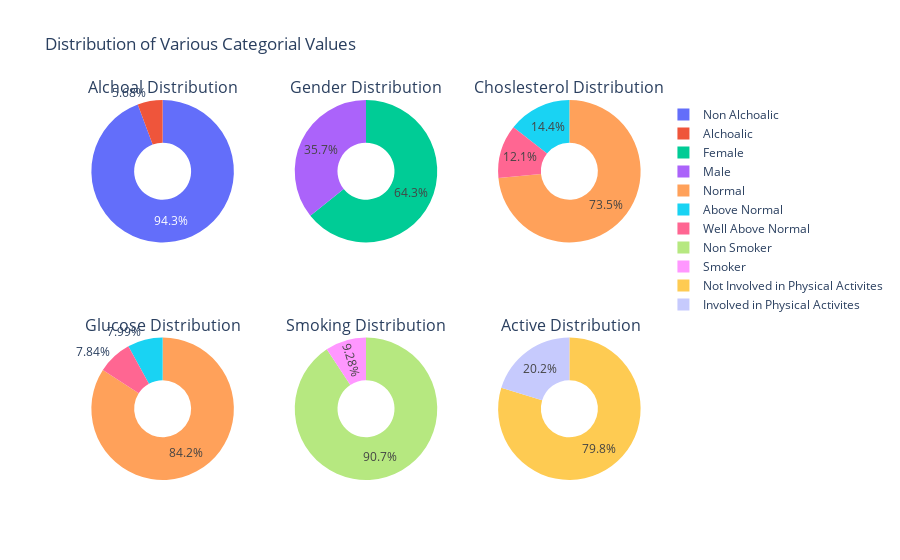

Notebook cell for this chart:
### Code cell
import plotly.graph_objects as go
from plotly.subplots import make_subplots

fig = make_subplots(rows=2, cols=3,subplot_titles=("Alchoal Distribution", "Gender Distribution", "Choslesterol Distribution", "Glucose Distribution", "Smoking Distribution", " Active Distribution"),
                    specs=[[{'type':'domain'}, {'type':'domain'}, {'type':'domain'}], [{'type':'domain'}, {'type':'domain'}, {'type':'domain'}]])

fig.add_trace(go.Pie(labels=['Non Alchoalic', 'Alchoalic'],values= DFcardio['alco'].value_counts().values, name = 'Alchoal Status'), 1, 1)
fig.add_trace(go.Pie(labels=['Female', 'Male'],values= DFcardio['gender'].value_counts().values, name = 'Gender Status'), 1, 2)

fig.add_trace(go.Pie(labels=['Normal', 'Above Normal', 'Well Above Normal'],values= DFcardio['cholesterol'].value_counts().values, name = 'Cholesterol Level Status'), 1, 3)
fig.add_trace(go.Pie(labels=['Normal', 'Above Normal', 'Well Above Normal'],values= DFcardio['gluc'].value_counts().values, name = 'Glucose Level Status'), 2, 1)

fig.add_trace(go.Pie(labels=['Non Smoker', 'Smoker'],values= DFcardio['smoke'].value_counts().values, name = 'Smoking Status'), 2, 2)
fig.add_trace(go.Pie(labels=['Not Involved in Physical Activites', 'Involved in Physical Activites'],values= DFcardio['active'].value_counts().values, name = 'Fitness Status'), 2, 3)

fig.update_traces(hole=.4,)
fig.update_layout(title_text="Distribution of Various Categorial Values")

fig.show()

### Figure 1 — Plotly figure (JSON) as saved in the notebook; plotly's stock layout.template omitted (floating-point values rounded to 4 significant figures)
{"data": [{"domain": {"x": [0, 0.2889], "y": [0.625, 1]}, "hole": 0.4, "labels": ["Non Alchoalic", "Alchoalic"], "name": "Alchoal Status", "type": "pie", "values": [62428, 3756]}, {"domain": {"x": [0.3556, 0.6444], "y": [0.625, 1]}, "hole": 0.4, "labels": ["Female", "Male"], "name": "Gender Status", "type": "pie", "values": [42541, 23643]}, {"domain": {"x": [0.7111, 1], "y": [0.625, 1]}, "hole": 0.4, "labels": ["Normal", "Above Normal", "Well Above Normal"], "name": "Cholesterol Level Status", "type": "pie", "values": [48652, 9518, 8014]}, {"domain": {"x": [0, 0.2889], "y": [0, 0.375]}, "hole": 0.4, "labels": ["Normal", "Above Normal", "Well Above Normal"], "name": "Glucose Level Status", "type": "pie", "values": [55708, 5287, 5189]}, {"domain": {"x": [0.3556, 0.6444], "y": [0, 0.375]}, "hole": 0.4, "labels": ["Non Smoker", "Smoker"], "name": "Smoking Status", "type": "pie", "values": [60044, 6140]}, {"domain": {"x": [0.7111, 1], "y": [0, 0.375]}, "hole": 0.4, "labels": ["Not Involved in Physical Activites", "Involved in Physical Activites"], "name": "Fitness Status", "type": "pie", "values": [52790, 13394]}], "layout": {"annotations": [{"font": {"size": 16}, "showarrow": false, "text": "Alchoal Distribution", "x": 0.1444, "xanchor": "center", "xref": "paper", "y": 1, "yanchor": "bottom", "yref": "paper"}, {"font": {"size": 16}, "showarrow": false, "text": "Gender Distribution", "x": 0.5, "xanchor": "center", "xref": "paper", "y": 1, "yanchor": "bottom", "yref": "paper"}, {"font": {"size": 16}, "showarrow": false, "text": "Choslesterol Distribution", "x": 0.8556, "xanchor": "center", "xref": "paper", "y": 1, "yanchor": "bottom", "yref": "paper"}, {"font": {"size": 16}, "showarrow": false, "text": "Glucose Distribution", "x": 0.1444, "xanchor": "center", "xref": "paper", "y": 0.375, "yanchor": "bottom", "yref": "paper"}, {"font": {"size": 16}, "showarrow": false, "text": "Smoking Distribution", "x": 0.5, "xanchor": "center", "xref": "paper", "y": 0.375, "yanchor": "bottom", "yref": "paper"}, {"font": {"size": 16}, "showarrow": false, "text": " Active Distribution", "x": 0.8556, "xanchor": "center", "xref": "paper", "y": 0.375, "yanchor": "bottom", "yref": "paper"}], "title": {"text": "Distribution of Various Categorial Values"}}}
